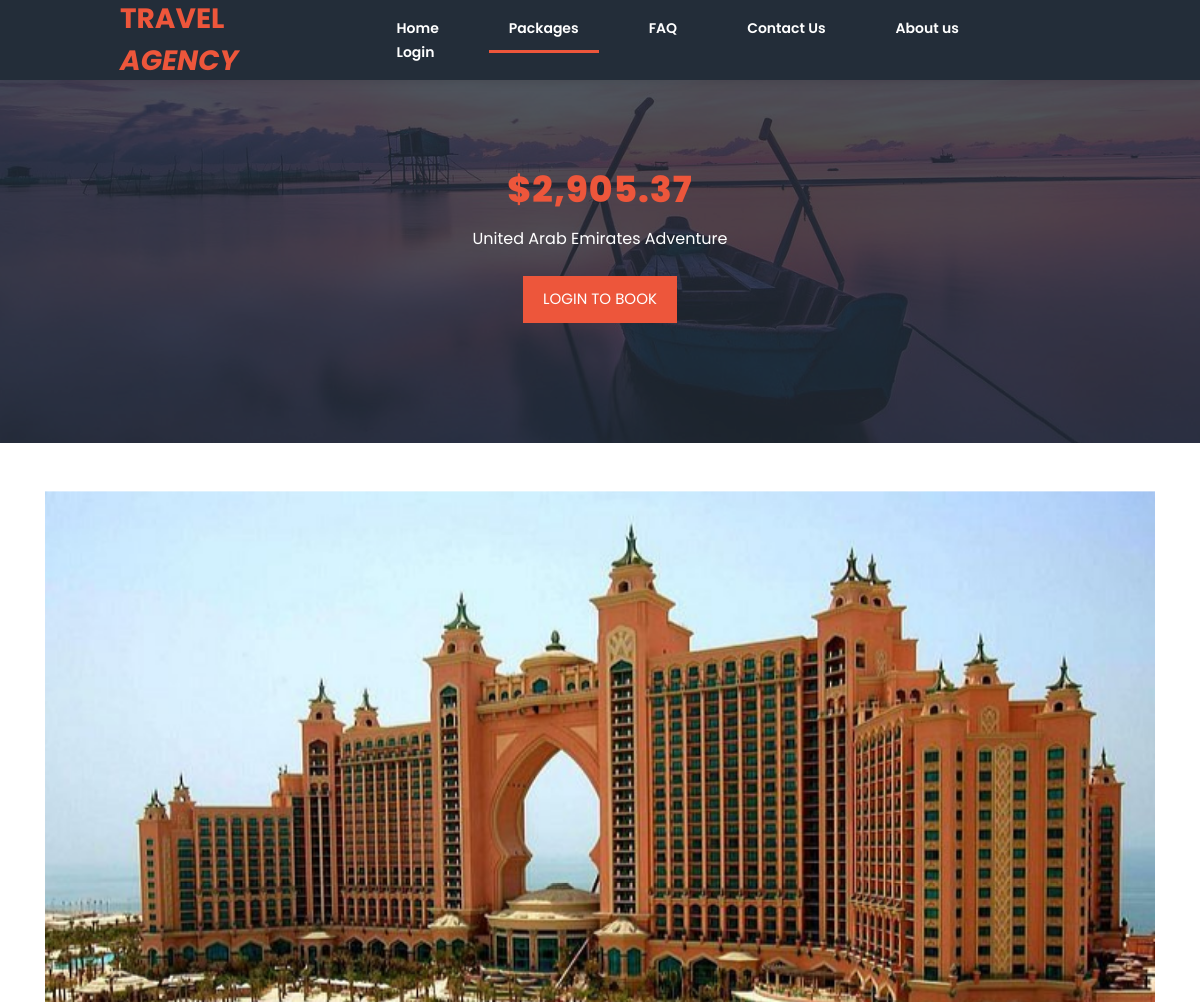
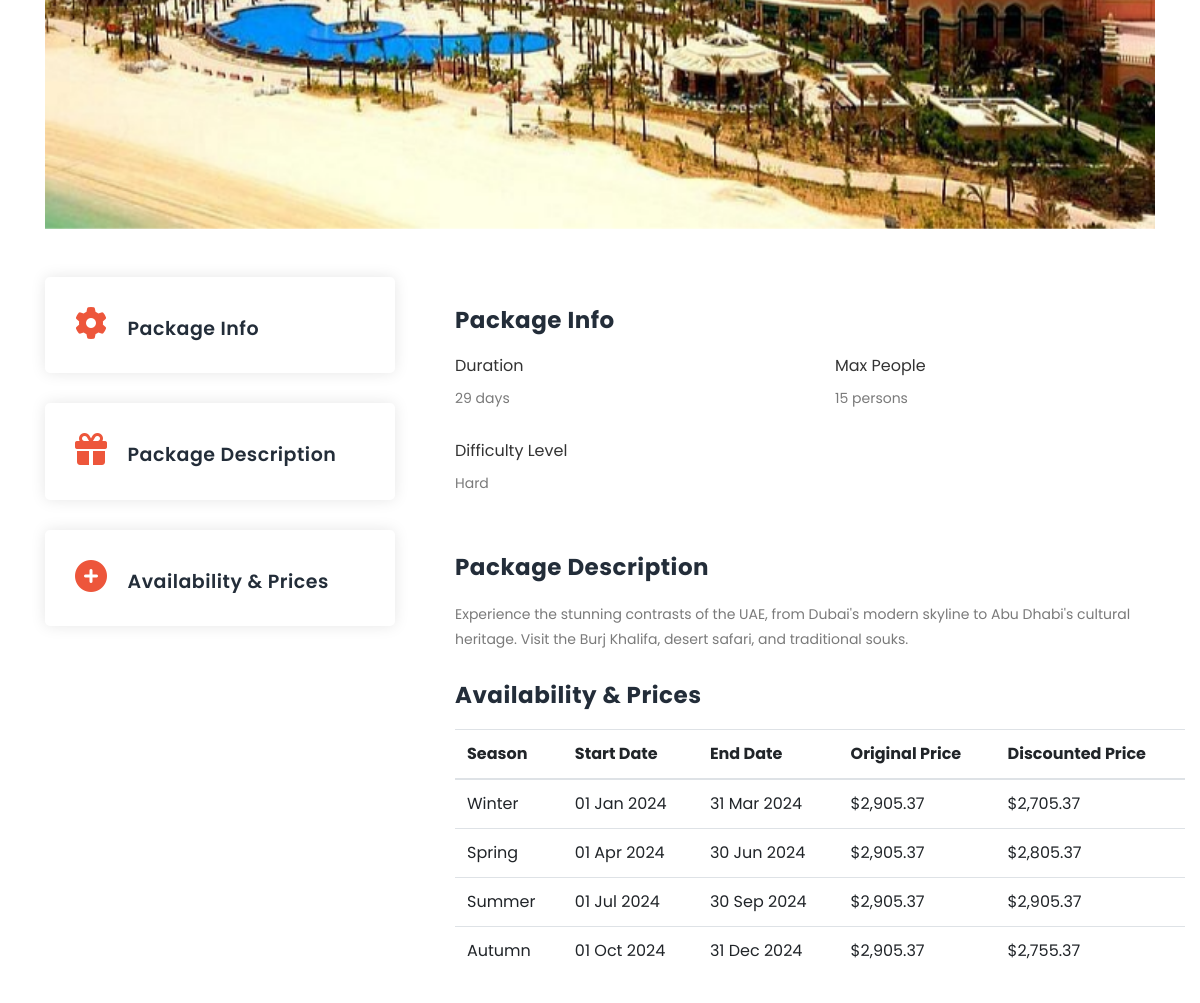
The app's page /package-details.php?id=1 with its own data (2 pictures, top to bottom).
### tables this page shows
CREATE TABLE TourPackage (
    TourPackage_ID INT AUTO_INCREMENT PRIMARY KEY,
    Name VARCHAR(100) NOT NULL,
    Price DECIMAL(10,2) NOT NULL,
    Duration INT NOT NULL,
    Max_People INT,
    Difficulty_Level ENUM('Easy', 'Moderate', 'Hard'),
    Description TEXT,
    Image_URL VARCHAR(255)
);

CREATE TABLE TourPackagePricing (
    Pricing_ID INT AUTO_INCREMENT PRIMARY KEY,
    TourPackage_ID INT,
    Season VARCHAR(50) NOT NULL,
    Price DECIMAL(10,2) NOT NULL,
    Start_Date DATE NOT NULL,
    End_Date DATE NOT NULL,
    Discounted_Price DECIMAL(10,2),
    FOREIGN KEY (TourPackage_ID) REFERENCES TourPackage(TourPackage_ID) ON DELETE CASCADE
);

### package-details.php (the view, shortened to what this page needs)
<?php
require_once 'includes/db_connection.php';
$package_id = isset($_GET['id']) ? (int)$_GET['id'] : 0;
$sql = "SELECT * FROM TourPackage WHERE TourPackage_ID = ?";
$stmt = $conn->prepare($sql);
$stmt->bind_param("i", $package_id);
$stmt->execute();
$result = $stmt->get_result();
$package = $result->fetch_assoc();
$sql = "SELECT * FROM TourPackagePricing
        WHERE TourPackage_ID = ?
        ORDER BY Start_Date";
$stmt = $conn->prepare($sql);
$stmt->bind_param("i", $package_id);
$stmt->execute();
$dates_result = $stmt->get_result();
?>
<!DOCTYPE html>
<html lang="en">
<head>
    <link rel="stylesheet" type="text/css" href="assets/css/bootstrap.min.css">
    <link rel="stylesheet" type="text/css" href="assets/css/font-awesome.css">
    <link rel="stylesheet" href="assets/css/style.css">
    <link rel="stylesheet" href="assets/css/nav.css">
</head>
<body>
<header class="header-area header-sticky">
    <div class="container">
        <div class="row">
            <div class="col-12">
                <nav class="main-nav">
                    <a href="index.html" class="logo">Travel <em>Agency</em></a>
                    <ul class="nav">
                    <li><a href="index.php">Home</a></li>
                    <li><a href="packages.php" class="active">Packages</a></li>
                    <li><a href="faq.php">FAQ</a></li>
                    <li><a href="contact.php">Contact Us</a></li>
                    <li><a href="about.php">About us</a></li>
                    <?php if (isset($_SESSION['customer_id'])): ?>
                        <li class="nav-item dropdown">
                            <a href="#" class="dropdown" id="profileDropdown" data-toggle="dropdown" aria-haspopup="true" aria-expanded="false">
                                <i class="fa fa-user-circle"></i> <?php echo htmlspecialchars($_SESSION['name']); ?>
                            </a>
                            <div class="dropdown-menu custom-navbar-dropdown" aria-labelledby="profileDropdown">
                                <a class="dropdown-item" href="view_booking.php">Profile</a>
                                <a class="dropdown-item logout-btn" href="logout.php">Logout</a>
                            </div>
                        </li>
                    <?php else: ?>
                        <li><a href="login.php">Login</a></li>
                    <?php endif; ?>
                </ul>
                </nav>
            </div>
        </div>
    </div>
</header>
    <section class="section section-bg" id="call-to-action" style="background-image: url(assets/images/banner-image-1-1920x500.jpg)">
        <div class="container">
            <div class="row">
                <div class="col-lg-10 offset-lg-1">
                    <div class="cta-content">
                        <br><br>
                        <h2><em>$<?php echo number_format($package['Price'], 2); ?></em></h2>
                        <p><?php echo htmlspecialchars($package['Name']); ?></p>
                        <div class="main-button">
                            <?php if (isset($_SESSION['customer_id'])): ?>
                                <a href="javascript:void(0)" onclick="scrollToAvailability()" class="scroll-to-availability">Book Now</a>
                            <?php else: ?>
                                <a href="login.php">Login to Book</a>
                            <?php endif; ?>
                        </div>
                    </div>
                </div>
            </div>
        </div>
    </section>
    <section class="section" id="trainers">
        <div class="container">
            <br><br>
            <div id="carouselExampleIndicators" class="carousel slide" data-ride="carousel">
                <div class="carousel-inner">
                    <div class="carousel-item active">
                        <img class="d-block w-100" src="<?php echo htmlspecialchars($package['Image_URL']); ?>" alt="<?php echo htmlspecialchars($package['Name']); ?>">
                    </div>
                </div>
            </div>
            <br><br>
            <div class="row" id="tabs">
                <div class="col-lg-4">
                    <ul>
                        <li><a href='#tabs-1'><i class="fa fa-cog"></i> Package Info</a></li>
                        <li><a href='#tabs-2'><i class="fa fa-gift"></i> Package Description</a></li>
                        <li><a href='#tabs-3'><i class="fa fa-plus-circle"></i> Availability &amp; Prices</a></li>
                    </ul>
                </div>
                <div class="col-lg-8">
                    <section class='tabs-content' style="width: 100%;">
                        <article id='tabs-1'>
                            <h4>Package Info</h4>
                            <div class="row">
                                <div class="col-sm-6">
                                    <label>Duration</label>
                                    <p><?php echo $package['Duration']; ?> days</p>
                                </div>
                                <div class="col-sm-6">
                                    <label>Max People</label>
                                    <p><?php echo $package['Max_People']; ?> persons</p>
                                </div>
                                <div class="col-sm-6">
                                    <label>Difficulty Level</label>
                                    <p><?php echo $package['Difficulty_Level']; ?></p>
                                </div>
                            </div>
                        </article>
                        <article id='tabs-2'>
                            <h4>Package Description</h4>
                            <p><?php echo nl2br(htmlspecialchars($package['Description'])); ?></p>
                        </article>
                        <article id='tabs-3'>
                            <div id="availability-section">
                                <h4>Availability &amp; Prices</h4>
                                <div class="table-responsive">
                                    <table width="100%" border="0" cellspacing="0" cellpadding="0" class="table">
                                        <thead>
                                            <tr>
                                                <th>Season</th>
                                                <th>Start Date</th>
                                                <th>End Date</th>
                                                <th>Original Price</th>
                                                <th>Discounted Price</th>
                                            </tr>
                                        </thead>
                                        <tbody>
                                            <?php
                                            if ($dates_result->num_rows > 0) {
                                                while ($date = $dates_result->fetch_assoc()) {
                                                    ?>
                                                    <tr>
                                                        <td><?php echo htmlspecialchars($date['Season']); ?></td>
                                                        <td><?php echo date('d M Y', strtotime($date['Start_Date'])); ?></td>
                                                        <td><?php echo date('d M Y', strtotime($date['End_Date'])); ?></td>
                                                        <td>$<?php echo number_format($date['Price'], 2); ?></td>
                                                        <td>$<?php echo number_format($date['Discounted_Price'], 2); ?></td>
                                                    </tr>
                                                    <?php
                                                }
                                            }
                                            ?>
                                        </tbody>
                                    </table>
                                </div>
                            </div>
                        </article>
                    </section>
                </div>
            </div>
        </div>
    </section>
    <link rel="stylesheet" href="https://cdnjs.cloudflare.com/ajax/libs/font-awesome/6.4.2/css/all.min.css">
</body>
</html>

### assets/css/style.css (style rules this page uses)
html, body, div, span, applet, object, iframe, h1, h2, h3, h4, h5, h6, p, blockquote, div pre, a, abbr, acronym, address, big, cite, code, del, dfn, em, font, img, ins, kbd, q, s, samp, small, strike, strong, sub, sup, tt, var, b, u, i, center, dl, dt, dd, ol, ul, li, figure, header, nav, section, article, aside, footer, figcaption { margin: 0; padding: 0; border: 0; outline: 0; }
ul, li { padding: 0; margin: 0; list-style: none; }
header, nav, section, article, aside, footer, hgroup { display: block; }
* { box-sizing: border-box; }
html, body { font-family: 'Poppins', sans-serif; font-weight: 400; background-color: #fff; font-size: 16px; -ms-text-size-adjust: 100%; -webkit-font-smoothing: antialiased; -moz-osx-font-smoothing: grayscale; }
a { text-decoration: none !important; }
h1, h2, h3, h4, h5, h6 { margin-top: 0px; margin-bottom: 0px; }
ul { margin-bottom: 0px; }
p { font-size: 12px; line-height: 25px; color: #7a7a7a; }
html, body { background: #fff; font-family: 'Poppins', sans-serif; }
.main-button a { display: inline-block; font-size: 15px; padding: 12px 20px; background-color: #ed563b; color: #fff; text-align: center; font-weight: 400; text-transform: uppercase; transition: all .3s; }
body { font-family: 'Poppins', sans-serif; background-color: #ffffff; color: #333; margin: 0; padding: 0; }
#call-to-action { padding: 120px 0px; background-image: url(../images/cta-bg.jpg); background-position: center center; background-repeat: no-repeat; background-size: cover; text-align: center; }
.cta-content h2 { font-size: 36px; text-transform: uppercase; font-weight: 800; color: #fff; letter-spacing: 1px; }
.cta-content h2 em { font-style: normal; color: #ed563b; }
.cta-content p { font-size: 16px; color: #fff; margin: 15px 0px 25px 0px; }
#tabs ul { margin: 0; padding: 0; }
#tabs ul li { margin-bottom: 30px; display: inline-block; width: 100%; }
#tabs ul li:last-child { margin-bottom: 0px; }
#tabs ul li a { text-transform: capitalize; width: 100%; padding: 30px 30px; display: inline-block; background-color: #fff; box-shadow: 0px 0px 15px rgba(0,0,0,0.1); border-radius: 5px; font-size: 19px; color: #232d39; letter-spacing: 0.5px; font-weight: 600; transition: all 0.3s; }
#tabs ul li a .fa { font-size: 32px; height: 32px; color: #ed563b; margin-right: 15px; display: inline-block; }
.tabs-content { margin-left: 30px; text-align: left; display: inline-block; transition: all 0.3s; }
.tabs-content h4 { font-size: 23px; font-weight: 700; color: #232d39; letter-spacing: 0.5px; margin-bottom: 20px; margin-top: 30px; }
.tabs-content p { font-size: 14px; color: #7a7a7a; margin-bottom: 28px; }
.section-bg { background-position: center center; background-repeat: no-repeat; background-size: cover; position: relative; }
.section-bg:before { content:''; position: absolute; top: 0; left: 0; width: 100%; height: 100%; background-color: rgba(35,45,57,0.8); }
.section-bg > form, .section-bg .container { position: relative; z-index: 2 }
#trainers { padding-bottom: 90px; }
a { color: #ed563b; }

### assets/css/nav.css (style rules this page uses)
.main-nav { background: #232d39; width: 100%; height: 80px; padding: 0 10%; display: flex; align-items: center; justify-content: space-between; position: fixed; top: 0; left: 0; z-index: 1000; box-shadow: 0 2px 10px rgba(0, 0, 0, 0.1); }
.main-nav .logo { font-size: 28px; font-weight: 700; color: #ed563b; text-transform: uppercase; text-decoration: none; }
.main-nav ul.nav { list-style: none; padding: 0; margin: 0; display: flex; }
.main-nav ul.nav li { display: inline-block; margin-left: 30px; }
.main-nav ul.nav li a { text-decoration: none; font-size: 14px; font-weight: 600; color: #fff; padding: 20px; position: relative; transition: color 0.3s ease-in-out; }
.main-nav ul.nav li a::after { content: ""; position: absolute; left: 0; bottom: 5px; width: 0; height: 3px; background: #ed563b; transition: width 0.4s ease-in-out; }
.main-nav ul.nav li a.active { position: relative; }
.main-nav ul.nav li a.active::after { content: ""; position: absolute; left: 0; bottom: 5px; width: 100%; height: 3px; background: #ed563b; }
a { color: #ed563b; }
header, .header-area, .main-nav, .main-nav .logo, .main-nav .nav li a { transition: none !important; }

### records on screen
tourpackage: Price "2,905.37", Name "United Arab Emirates Adventure", Image_URL (picture), Duration "29", Max_People "15", Difficulty_Level "Hard", Description "Experience the stunning contrasts of the UAE, from Dubai's modern skyline to Abu Dhabi's cultural heritage. Visit the Burj Khalifa, desert safari, and traditional souks."
tourpackagepricing: Season "Winter", Start_Date "01 Jan 2024", End_Date "31 Mar 2024", Price "2,905.37", Discounted_Price "2,705.37"
tourpackagepricing: Season "Spring", Start_Date "01 Apr 2024", End_Date "30 Jun 2024", Price "2,905.37", Discounted_Price "2,805.37"
tourpackagepricing: Season "Summer", Start_Date "01 Jul 2024", End_Date "30 Sep 2024", Price "2,905.37", Discounted_Price "2,905.37"
tourpackagepricing: Season "Autumn", Start_Date "01 Oct 2024", End_Date "31 Dec 2024", Price "2,905.37", Discounted_Price "2,755.37"
